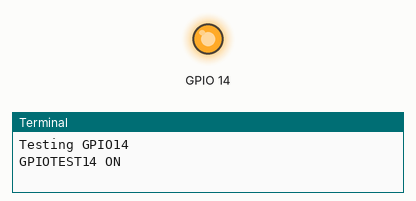
Bench run of a program on a simulated Raspberry Pi (BCM pin numbers). Shown: output pins drawn as LEDs (lit = HIGH), the last lines printed to the terminal. At 1.2 s the program stops and its outputs stay as they are.

Above: at 0.1 s.
At 1.1 s:
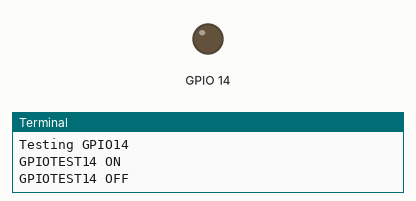
Timing chart, 0 to 2.6 s (numbered marks = the images above):
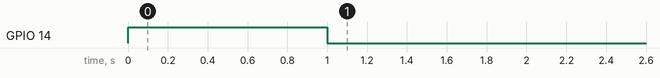

The program:

2_testlaser_GPIO.py
```python
#For testing if GPIOs are working
#Godspeed.

import RPi.GPIO as GPIO   #lets you use GPIO
from time import sleep    #lets you use sleep(2) as a timer for the lights

GPIO.setmode(GPIO.BCM)    #tells the program what labeling system to use

GPIO.setup(14, GPIO.OUT)  #tells the pi exactly what number pin you'll be using


print("Testing GPIO14")


print("GPIOTEST14 ON")
GPIO.output(14, GPIO.HIGH)     #tells the pi to turn on this pin
sleep(1)
print("GPIOTEST14 OFF")        #waits 2 seconds
GPIO.output(14, GPIO.LOW)      #tells the pi to turn off this pin

sleep(0.2)

#the cleanup

GPIO.cleanup()             #shuts down all GPIO stuff
```

Measured:
- by itself, GPIO 14: LOW → HIGH at 0.00 s, → LOW 1.0 s later
